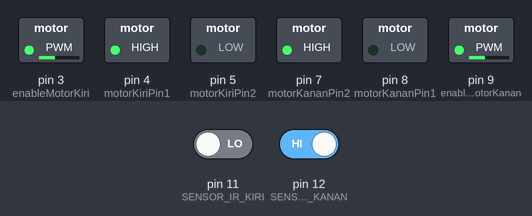
This sketch was run on a simulated Arduino Uno, built with avr-gcc and run on an emulated ATmega328P. On the bench: switched loads named in the sketch (green lamp = pin HIGH). Inputs (shaded band) come from the test bench; at power-on: pin 11 (SENSOR_IR_KIRI) LOW, pin 12 (SENSOR_IR_KANAN) HIGH.

Above: at 1.2 s.
1.3 s: pin 11 (SENSOR_IR_KIRI) driven HIGH
At 2.3 s:
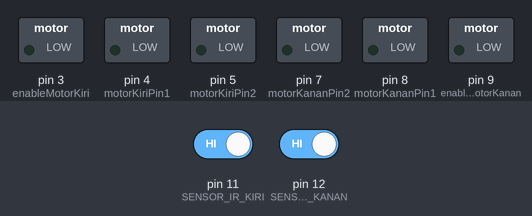
2.8 s: pin 12 (SENSOR_IR_KANAN) driven LOW
At 3.5 s:
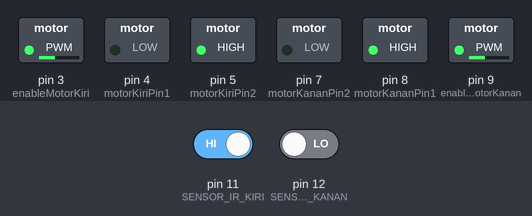
4.3 s: pin 11 (SENSOR_IR_KIRI) driven LOW
At 4.6 s:
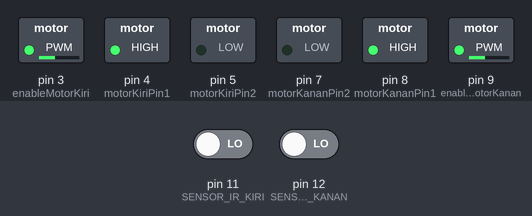
5.8 s: pin 12 (SENSOR_IR_KANAN) driven HIGH
At 7.0 s:
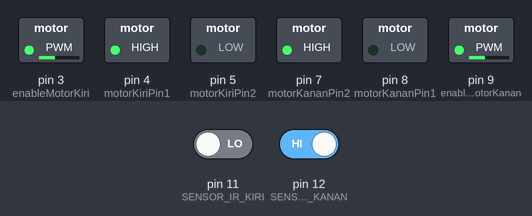
Timing chart, 0 to 8.3 s (numbered marks = the images above; inputs shaded):
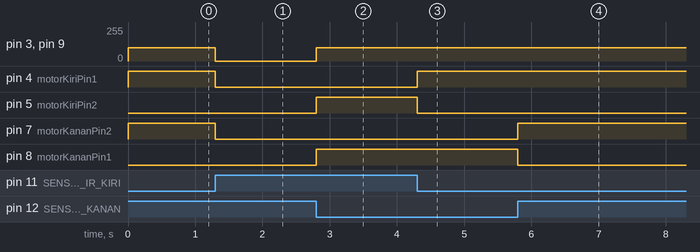

The sketch:

Kode_robot_line_follower_2_sensor_ir.ino
```cpp
#define SENSOR_IR_KANAN 12
#define SENSOR_IR_KIRI 11
#define KECEPATAN_MOTOR 100

// Motor Kanan
int enableMotorKanan = 9;
int motorKananPin1 = 8;
int motorKananPin2 = 7;

// Motor Kiri
int enableMotorKiri = 3;
int motorKiriPin1 = 4;
int motorKiriPin2 = 5;

void setup()
{
  TCCR0B = TCCR0B & B11111000 | B00000010;

  pinMode(enableMotorKanan, OUTPUT);
  pinMode(motorKananPin1, OUTPUT);
  pinMode(motorKananPin2, OUTPUT);

  pinMode(enableMotorKiri, OUTPUT);
  pinMode(motorKiriPin1, OUTPUT);
  pinMode(motorKiriPin2, OUTPUT);

  pinMode(SENSOR_IR_KANAN, INPUT);
  pinMode(SENSOR_IR_KIRI, INPUT);
  putarMotor(0, 0);
}

void loop()
{
  int nilaiSensorKanan = digitalRead(SENSOR_IR_KANAN);
  int nilaiSensorKiri = digitalRead(SENSOR_IR_KIRI);

  // Jika tidak ada sensor yang mendeteksi garis hitam, maka maju
  if (nilaiSensorKanan == LOW && nilaiSensorKiri == LOW)
  {
    putarMotor(KECEPATAN_MOTOR, KECEPATAN_MOTOR);
  }
  // Jika sensor kanan mendeteksi garis hitam, maka belok kanan
  else if (nilaiSensorKanan == HIGH && nilaiSensorKiri == LOW)
  {
      putarMotor(-KECEPATAN_MOTOR, KECEPATAN_MOTOR);
  }
  // Jika sensor kiri mendeteksi garis hitam, maka belok kiri
  else if (nilaiSensorKanan == LOW && nilaiSensorKiri == HIGH)
  {
      putarMotor(KECEPATAN_MOTOR, -KECEPATAN_MOTOR);
  }
  // Jika kedua sensor mendeteksi garis hitam, maka berhenti
  else
  {
    putarMotor(0, 0);
  }
}

void putarMotor(int kecepatanMotorKanan, int kecepatanMotorKiri)
{
  if (kecepatanMotorKanan < 0)
  {
    digitalWrite(motorKananPin1, LOW);
    digitalWrite(motorKananPin2, HIGH);
  }
  else if (kecepatanMotorKanan > 0)
  {
    digitalWrite(motorKananPin1, HIGH);
    digitalWrite(motorKananPin2, LOW);
  }
  else
  {
    digitalWrite(motorKananPin1, LOW);
    digitalWrite(motorKananPin2, LOW);
  }

  if (kecepatanMotorKiri < 0)
  {
    digitalWrite(motorKiriPin1, LOW);
    digitalWrite(motorKiriPin2, HIGH);
  }
  else if (kecepatanMotorKiri > 0)
  {
    digitalWrite(motorKiriPin1, HIGH);
    digitalWrite(motorKiriPin2, LOW);
  }
  else
  {
    digitalWrite(motorKiriPin1, LOW);
    digitalWrite(motorKiriPin2, LOW);
  }
  analogWrite(enableMotorKanan, abs(kecepatanMotorKanan));
  analogWrite(enableMotorKiri, abs(kecepatanMotorKiri));
}
```

Measured:
- after the input at 1.3 s, pin 3 (enableMotorKiri), pin 9 (enableMotorKanan): 100/255 → 0/255 at once; pin 4 (motorKiriPin1), pin 7 (motorKananPin2): HIGH → LOW at once
- after the input at 2.8 s, pin 3 (enableMotorKiri), pin 9 (enableMotorKanan): 0/255 → 100/255 at once; pin 5 (motorKiriPin2), pin 8 (motorKananPin1): LOW → HIGH at once
- after the input at 4.3 s, pin 4 (motorKiriPin1): LOW → HIGH at once; pin 5 (motorKiriPin2): HIGH → LOW at once
- after the input at 5.8 s, pin 7 (motorKananPin2): LOW → HIGH at once; pin 8 (motorKananPin1): HIGH → LOW at once
